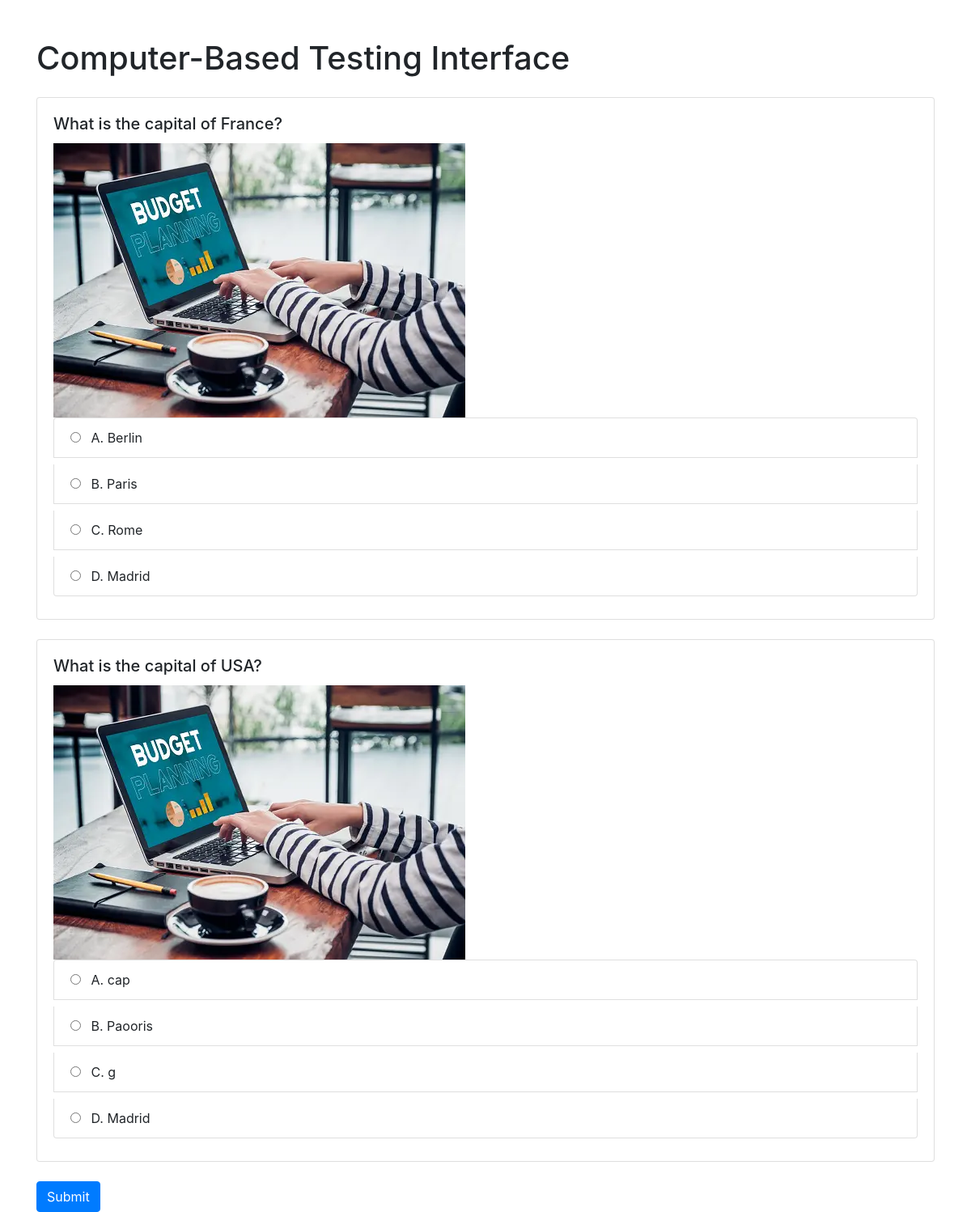
/ (signed in), run on the app's committed database.
### base/models.py (models this page shows, shortened)
class Question(models.Model):
    text = models.TextField()
    diagram = models.ImageField(upload_to='questions/diagrams/', blank=True, null=True)  # Stores the path to the diagram image

class Answer(models.Model):
    question = models.ForeignKey(Question, related_name='answers', on_delete=models.CASCADE)
    text = models.TextField()
    is_correct = models.BooleanField(default=False)

### base/views.py (the view)
# urls.py: path('',views.index,name= "index"),
@login_required(login_url='login')
def index(request):
    questions =  Question.objects.prefetch_related('answers').all()
    context = {
        'questions': questions
    }
    return render(request, 'index.html',context)

### base/templates/index.html (shortened to what this page needs)
<!DOCTYPE html>
<html lang="en">
<head>
    <link rel="stylesheet" href="https://stackpath.bootstrapcdn.com/bootstrap/4.5.2/css/bootstrap.min.css">
</head>
<body>
    <div class="container">
        <h1 class="mt-5 mb-4">Computer-Based Testing Interface</h1>
        <form method="post" action="{% url 'result' %}">
            {% for question in questions %}
                <div class="card mb-4">
                    <div class="card-body">
                        <h5 class="card-title">{{ question.text }}</h5>
                        {% if question.diagram %}
                            <img src="{{ question.diagram.url }}" alt="Diagram">
                        {% endif %}
                        <div class="list-group">
                            {% for answer in question.answers.all %}
                                <label class="list-group-item">
                                    <input type="radio" name="question_{{ question.id }}" value="{{ answer.id }}" class="mr-2">
                                    {{ answer.text }}
                                </label>
                            {% endfor %}
                        </div>
                    </div>
                </div>
            {% endfor %}
            <button type="submit" class="btn btn-primary">Submit</button>
        </form>
    </div>
</body>
</html>

### data on the page
Question: text "What is the capital of France?", diagram (picture)
Answer: text "A. Berlin"
Answer: text "B. Paris"
Answer: text "C. Rome"
Answer: text "D. Madrid"
Question: text "What is the capital of USA?", diagram (picture)
Answer: text "A. cap"
Answer: text "B. Paooris"
Answer: text "C. g"
Answer: text "D. Madrid"
